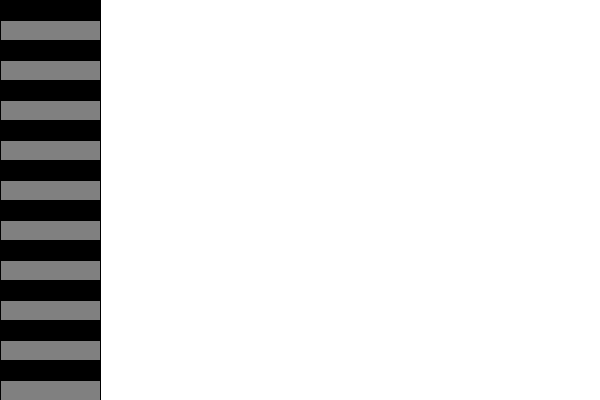
Frame 1 (no input)
Frame 60 (the mouse pressed at the canvas centre just before this capture): identical to frame 1, image omitted
Frame 120 (the mouse held since frame 60 and released just before this capture): identical to frame 1, image omitted

The Processing sketch that drew this single still picture (run headless with seeded random() and noise(); from frame 60 on, the mouse is pressed at the canvas centre):

// Processing sketch: ICM_Help_Week3_LoopsAsPatterns
// ── ICM_Help_Week3_LoopsAsPatterns.pde

void setup() {
  size(600, 400);  
}


void draw() {
  background(255);
  
  // Create a loop that runs the "same" code 20 times
  // Where each "time" through the loop is represented by the integer variable "i"
  
  for(int i=0; i < 20; i++){
    // Use % (modulo) to skip over ever other time through the loop
    if(i%2 == 0) {
      fill(0);
    }
    else {
      fill(128);  
    }
    
    int yLoc = i*20;
    rect(0, yLoc, 100, 20);
  }
}
